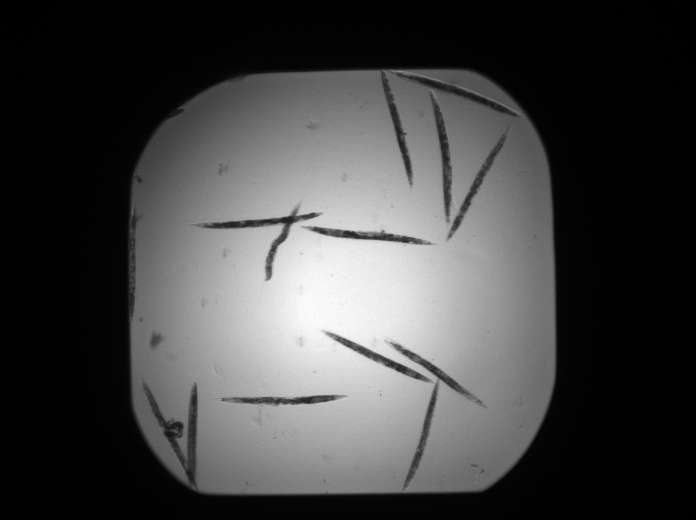
#> input picture Data/train/dead/1649_1109_0003_Amp5-1_B_20070424_A17_w2_2D35B6EA-F8F9-4CFA-A39A-16792957F7C0.jpg, 696 x 520 px
$ jupyter execute --allow-errors 'Computer_Vision_IA - Pedro Santos.ipynb'   (shell and % lines are left out)   (older library calls are emulated)
#> lines starting #> are read from the running program, lines starting #| are printed output that depends on the picture
# Individual Assignment - Image Classifier on C-Elegans Dataset (Computer Vision)

MBD-EN OCT20 - IE School of Human Scienses & Technology

Author: Pedro Lourenço dos Santos

Date: 13/06/2021

## Summary

The goal of this assignment is to build a classification pipeline to classify images of the C-Elegans dataset which contains gray level images of C. elegans, it has 2 categories: Live and Dead. The classification pipeline should not be based on deep neural networks, but on classical computer vision and machine learning approaches.

The notebook is divided in the following sections:
 - 1 - Baseline Model - Decision Tree
 - 2 - Histogram Operations and Contrast Improvement
  - 2.1 - Decision Tree with Contrast Stretching
  - 2.2 - Decision Tree with Histogram Equalization
 - 3 - Image Filtering
  - 3.1 - Decision Tree with Blurring
  - 3.2 - Decision Tree with Sharpening
  - 3.3 - Decision Tree with Edge Detection
 - 4 - Morphological Operations
  - 4.1 - Decision Tree with Dilation
  - 4.2 - Decision Tree with Erosion
  - 4.3 - Decision Tree with Opening
  - 4.4 - Decision Tree with Closing
 - 5 - Other Classifiers with Contrast Stretching
  - 5.1 - Gaussian Naive Bayes with Contrast Stretching
  - 5.2 - K-nearest Neighbors with Contrast Stretching
  - 5.3 - Support Vector Classification with Contrast Stretching
  - 5.4 - Random Forest with Contrast Stretching
  - 5.5 - Gradient Boosting with Contrast Stretching
 - 6 - Use the best model with new data
 - 7 - Conclusion

## Connection to Google Drive

[cell 1]
from google.colab import drive
drive.mount('/content/gdrive')

## 1 - Baseline Model - Decision Tree

The first classifier to be trained will be a Decision Tree.

### Read data from Google Drive folder

[cell 2]
def prep_data (folder):
    # iterate through folders, assembling feature, label, and classname data objects
    import os
    import numpy as np
    import matplotlib.pyplot as plt

    class_id = 0
    features = []
    labels = np.array([])
    classnames = []
    for root, dirs, filenames in os.walk(folder):
        for d in sorted(dirs):
            print("Reading data from", d)
            # use the folder name as the class name for this label
            classnames.append(d)
            files = os.listdir(os.path.join(root,d))
            for f in files:
                # Load the image file
                imgFile = os.path.join(root,d, f)
                img = plt.imread(imgFile)
#> img is the input picture: shape (520, 696); min 0, max 254, mean 67.5
                # The image array is a multidimensional numpy array
                # - flatten it to a single array of pixel values for scikit-learn
                # - and add it to the list of features
                features.append(img.ravel())

                # Add it to the numpy array of labels
                labels = np.append(labels, class_id )
            class_id  += 1

    # Convert the list of features into a numpy array
    features = np.array(features)

    return features, labels, classnames


# Change the folder name to the name where the training images are located
training_folder_name =  '/content/gdrive/My Drive/MBD_2021/Computer_Vision/Data/train'

# Prepare the image data
features, labels, classnames = prep_data(training_folder_name)
#> labels = [0]; classnames = ['dead']
print(len(features), 'features')
#| 1 features
print(len(labels), 'labels')
#| 1 labels
print(len(classnames), 'classes:', classnames)
#| 1 classes: ['dead']
print(sum(labels==0), 'images labeled', classnames[0])
#| 1 images labeled dead
#> (the rest of this cell did not finish here and is left out)

After reading the data I conclude:
 - 70 labeled images are available in the train folder.
 - The images are equally distributed between the 2 classes (35 dead and 35 live).
 - The feature array is a two-dimensional array (each image is itself an array).
 - The labels array is a one dimensional array (each label is an integer value).

### Split the data into train and test

Now that the image data is prepared, I split the data into training (70%) and test (30%) subsets which gives 49 images for training and 21 images for testing.

Note: I defined random state in train_test_split to be 1 in order to be possible to make comparisons between different models without being influenced by a different train_test_split.

[cell 3]
# split into training and testing sets
from sklearn.model_selection import train_test_split

#> (the rest of this cell did not finish here and is left out)

### Train the classification model

Now I will use the prepared image data to train a model. In this case, I will define a pipeline that contains two steps:

1. Normalize the pixel values so that they are scaled between 0 and 1 - this can prevent high pixel density values from dominating the model training.

2. Train the model using a *Decision Tree* algorithm for classification.

[cell 4]
# Train the model
from sklearn.pipeline import Pipeline
from sklearn.preprocessing import MinMaxScaler
from sklearn.tree import DecisionTreeClassifier

# Convert the training features to floats so they can be scaled
#> (the rest of this cell did not finish here and is left out)

### Evaluate the model

After training the model, I use it to predict labels for the test data and evaluate its precision, recall, and simple accuracy using the known labels. Then I plot the confusion matrix to evaluate how well the model performs for each class label.

[cell 5]
# Evaluate classifier
from sklearn import metrics
from sklearn.metrics import accuracy_score, confusion_matrix
import numpy as np
import matplotlib.pyplot as plt

# Convert the test features for scaling
#> (the rest of this cell did not finish here and is left out)

### Comparison of Model Accuracy

The next plot will be used to compare the train and test accuracy of the different models. So far only the baseline model is displayed.

[cell 6]
# defining plot compare of models and methods
import pandas as pd
import numpy as np
import matplotlib.pyplot as plt
import seaborn as sns
result = {}
def plot_compare(d, label, new_training_score, new_test_score, ymin=0.75, ymax=1):
    d.update({label: [np.median(new_training_score),
                      np.median(new_test_score)]})
    plt.figure(figsize=(8,10))
    sns.set_palette("Paired")
    pd.DataFrame(d).set_index([pd.Index(["Train", "Test"])]).plot.bar()
    plt.ylim(ymin, ymax)
    plt.legend(bbox_to_anchor=(1.1, 1), loc=2, borderaxespad=0.)
    plt.title("Model Accuracy Comparison")
    plt.show()

#> (the rest of this cell did not finish here and is left out)

The test accuracy of the baseline decision tree model is around 95%.

## 2 - Histogram Operations and Contrast Improvement

The first feature engineering operations that I will perform are ralated with histogram operations and contrast improvement. Below I provide some definitions for a better understanding. After the definitions, I provide an example with one of the images from the dataset after contrast stretching and after histogram equalization.

**Histogram** is a graphical representation of the intensity distribution of an image. In simple terms, it represents the number of pixels for each intensity value considered.

**Contrast** is the difference in luminance or color that makes
an object distinguishable from other objects within the
same field of view. A valid way to check whether an image has a low or
high contrast is to plot the image **histogram**. An image with **lower contrast** will have the intensity values located in a **narrow range**.

**Linear : Contrast Stretching**

Contrast stretching, also called normalization, is a simple image enhancement technique that attempts to improve the contrast in an image by ‘stretching’ the range of intensity values it contains to span a desired range of values, the full range of pixel values that the image type concerned allows. Contrast stretching changes the distribution and range of the digital numbers assigned to each pixel in an image. This is normally done to accent image details that may be difficult for the human viewer to observe.

**Non Linear : Histogram Equalization**

Histogram Equalization is a computer image processing technique used to improve contrast in images. It accomplishes this by effectively spreading out the most frequent intensity values, i.e. stretching out the intensity range of the image. This method usually increases the global contrast of images when its usable data is represented by close contrast values. This allows for areas of lower local contrast to gain a higher contrast.

[cell 7]
import os
import cv2
import numpy as np
import matplotlib.pyplot as plt
from matplotlib import image as mp_image

# Load the image from the source file
image_file = '/content/gdrive/My Drive/MBD_2021/Computer_Vision/Data/train/dead/1649_1109_0003_Amp5-1_B_20070424_A17_w2_2D35B6EA-F8F9-4CFA-A39A-16792957F7C0.jpg'
image = mp_image.imread(image_file)

# Contrast Stretching
xp = [0, 64, 128, 192, 255]
fp = [0, 16, 128, 240, 255]
x = np.arange(256)
table = np.interp(x, xp, fp).astype('uint8')
image_ct = cv2.LUT(image, table)
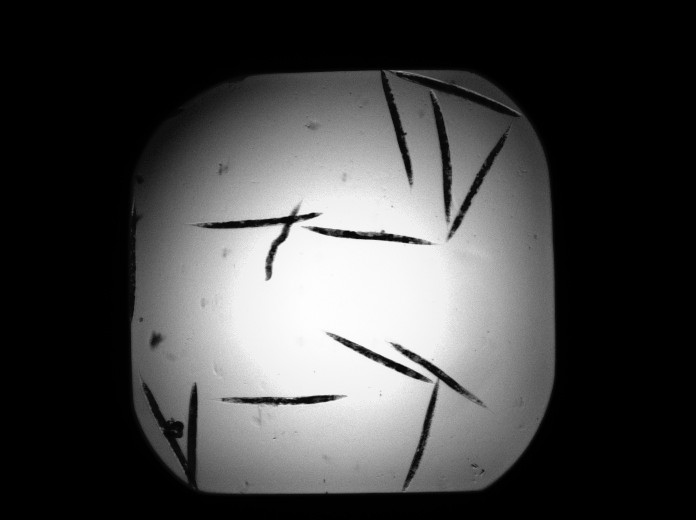
#> image_ct: shape (520, 696); min 0, max 254, mean 68.7

# Histogram Equalization
image_eq = cv2.equalizeHist(image)
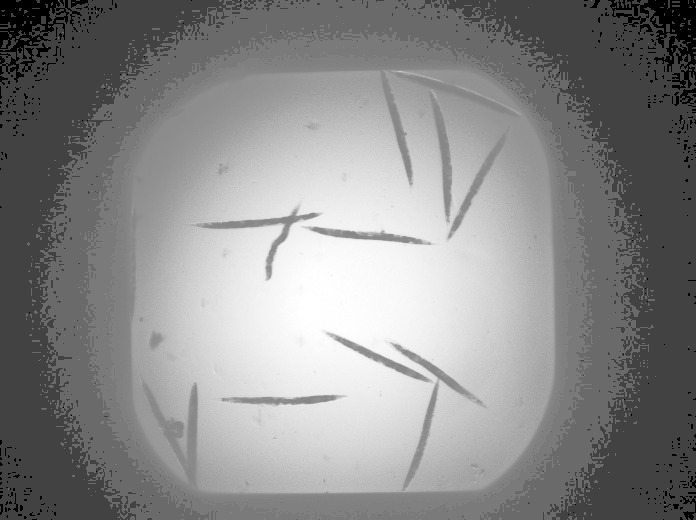
#> image_eq: shape (520, 696); min 0, max 255, mean 137.1

# Show the images
fig = plt.figure(figsize=(20, 12))

# Subplot for original image
a=fig.add_subplot(3,3,1)
imgplot = plt.imshow(image)
a.set_title('Original')

# Subplot for contrast stretched image
a=fig.add_subplot(3,3,2)
imgplot = plt.imshow(image_ct)
a.set_title('Contrast Stretched')

# Subplot for equalized image
a=fig.add_subplot(3,3,3)
imgplot = plt.imshow(image_eq)
a.set_title('Histogram Equalized')

# Subplots for histograms
a=fig.add_subplot(3,3,4)
imgplot = plt.hist(image.ravel())

a=fig.add_subplot(3,3,5)
imgplot = plt.hist(image_ct.ravel())

a=fig.add_subplot(3,3,6)
imgplot = plt.hist(image_eq.ravel())

# Subplots for CDFs (cumulative distribution functions)

a=fig.add_subplot(3,3,7)
imgplot = plt.hist(image.ravel(), bins=255, cumulative=True)

a=fig.add_subplot(3,3,8)
imgplot = plt.hist(image_ct.ravel(), bins=255, cumulative=True)

a=fig.add_subplot(3,3,9)
imgplot = plt.hist(image_eq.ravel(), bins=255, cumulative=True)

plt.show()
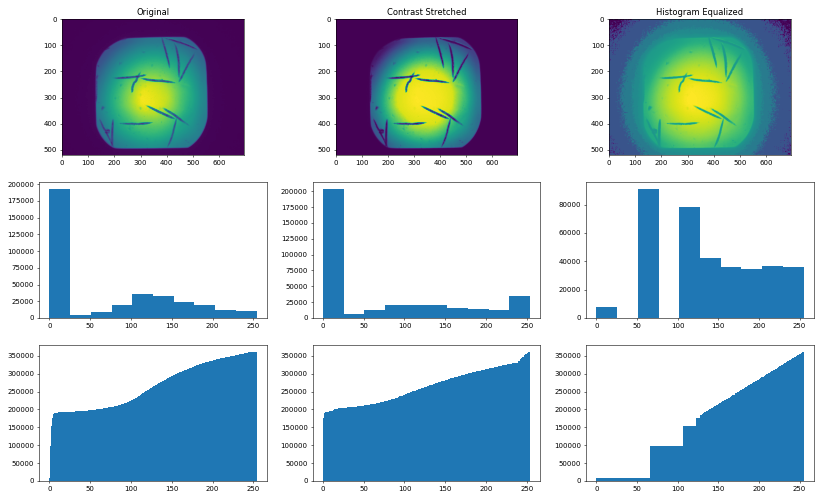
#> figure drawn by matplotlib, 9 panels; panel 4: tallest bar 193520 high, from x = 1.78e-15 to 25.4; panel 5: tallest bar 204311 high, from x = 1.78e-15 to 25.4; panel 6: tallest bar 91305 high, from x = 51 to 76.5; panel 7: tallest bar 361920 high, from x = 253 to 254

## 2.1 - Decision Tree with Contrast Stretching

### Read data and perform contrast stretching

[cell 8]
def prep_data (folder):
    # iterate through folders, assembling feature, label, and classname data objects
    import os
    import numpy as np
    import matplotlib.pyplot as plt

    class_id = 0
    features = []
    labels = np.array([])
    classnames = []
    for root, dirs, filenames in os.walk(folder):
        for d in sorted(dirs):
            print("Reading data from", d)
            # use the folder name as the class name for this label
            classnames.append(d)
            files = os.listdir(os.path.join(root,d))
            for f in files:
                # Load the image file
                imgFile = os.path.join(root,d, f)
                img = plt.imread(imgFile)

                # Contrast stretching
                xp = [0, 64, 128, 192, 255]
                fp = [0, 16, 128, 240, 255]
                x = np.arange(256)
                table = np.interp(x, xp, fp).astype('uint8')
                img = cv2.LUT(img, table)

                # The image array is a multidimensional numpy array
                # - flatten it to a single array of pixel values for scikit-learn
                # - and add it to the list of features
                features.append(img.ravel())

                # Add it to the numpy array of labels
                labels = np.append(labels, class_id )
            class_id  += 1

    # Convert the list of features into a numpy array
    features = np.array(features)

    return features, labels, classnames


# Change the folder name to the name where the training images are located
training_folder_name =  '/content/gdrive/My Drive/MBD_2021/Computer_Vision/Data/train'

# Prepare the image data
features, labels, classnames = prep_data(training_folder_name)
print(len(features), 'features')
#| 1 features
print(len(labels), 'labels')
#| 1 labels
print(len(classnames), 'classes:', classnames)
#| 1 classes: ['dead']
print(sum(labels==0), 'images labeled', classnames[0])
#| 1 images labeled dead
#> (the rest of this cell did not finish here and is left out)

### Train the classification model

Now I will use the prepared image data to train a model. In this case, I will define a pipeline that contains two steps:

1. Normalize the pixel values so that they are scaled between 0 and 1 - this can prevent high pixel density values from dominating the model training.

2. Train the model using a *Decision Tree* algorithm for classification.

[cell 9]
# split into training and testing sets
from sklearn.model_selection import train_test_split

#> (the rest of this cell did not finish here and is left out)

### Evaluate the model

After training the model, I use it to predict labels for the test data and evaluate its precision, recall, and simple accuracy using the known labels. Then I plot the confusion matrix to evaluate how well the model performs for each class label.

[cell 10]
# Evaluate classifier
from sklearn import metrics
from sklearn.metrics import accuracy_score, confusion_matrix
import numpy as np
import matplotlib.pyplot as plt

# Convert the test features for scaling
#> (the rest of this cell did not finish here and is left out)

### Comparison of Model Accuracy

#> (a cell that did not finish here is left out)

By performing contrast stretching in the images, the test accuracy of the decision tree model improved to 100% (all 21 test images were predicted correctly).

## 2.2 - Decision Tree with Histogram Equalization

### Read data and perform histogram equalization

[cell 12]
def prep_data (folder):
    # iterate through folders, assembling feature, label, and classname data objects
    import os
    import numpy as np
    import matplotlib.pyplot as plt

    class_id = 0
    features = []
    labels = np.array([])
    classnames = []
    for root, dirs, filenames in os.walk(folder):
        for d in sorted(dirs):
            print("Reading data from", d)
            # use the folder name as the class name for this label
            classnames.append(d)
            files = os.listdir(os.path.join(root,d))
            for f in files:
                # Load the image file
                imgFile = os.path.join(root,d, f)
                img = plt.imread(imgFile)

                # Histogram Equalization
                img = cv2.equalizeHist(img)

                # The image array is a multidimensional numpy array
                # - flatten it to a single array of pixel values for scikit-learn
                # - and add it to the list of features
                features.append(img.ravel())

                # Add it to the numpy array of labels
                labels = np.append(labels, class_id )
            class_id  += 1

    # Convert the list of features into a numpy array
    features = np.array(features)

    return features, labels, classnames


# Change the folder name to the name where the training images are located
training_folder_name =  '/content/gdrive/My Drive/MBD_2021/Computer_Vision/Data/train'

# Prepare the image data
features, labels, classnames = prep_data(training_folder_name)
print(len(features), 'features')
#| 1 features
print(len(labels), 'labels')
#| 1 labels
print(len(classnames), 'classes:', classnames)
#| 1 classes: ['dead']
print(sum(labels==0), 'images labeled', classnames[0])
#| 1 images labeled dead
#> (the rest of this cell did not finish here and is left out)
